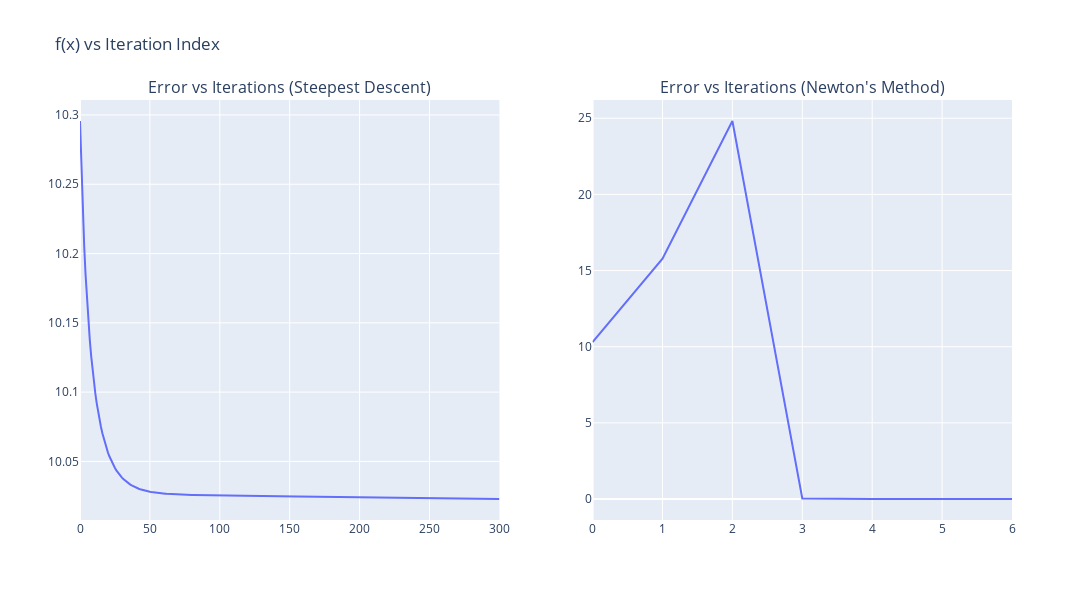

Notebook cell for this chart:
### Code cell
opt = np.array([1, 1])
sd_d = [np.linalg.norm(x - opt) for x in sd_path]
nm_d = [np.linalg.norm(x - opt) for x in nm_path]

fig_o = make_subplots(rows=1, cols=2, subplot_titles=("Error vs Iterations (Steepest Descent)", "Error vs Iterations (Newton's Method)"))
fig_o.add_trace(px.line(x=np.arange(len(sd_d)), y=sd_d).data[0], row=1, col=1)
fig_o.add_trace(px.line(x=np.arange(len(nm_d)), y=nm_d).data[0], row=1, col=2)
fig_o.update_layout(height=600, width=1200, title_text="f(x) vs Iteration Index")
fig_o.show()

### Figure 1 — Plotly figure (JSON) as saved in the notebook; plotly's stock layout.template omitted (floating-point values rounded to 4 significant figures; data arrays with more than 128 entries replaced by an {"elided": "..."} marker saying what was removed)
{"data": [{"hovertemplate": "x=%{x}<br>y=%{y}<extra></extra>", "legendgroup": "", "line": {"color": "#636efa", "dash": "solid"}, "marker": {"symbol": "circle"}, "mode": "lines", "name": "", "orientation": "v", "showlegend": false, "type": "scatter", "x": {"elided": "301 int values"}, "xaxis": "x", "y": {"elided": "301 float values"}, "yaxis": "y"}, {"hovertemplate": "x=%{x}<br>y=%{y}<extra></extra>", "legendgroup": "", "line": {"color": "#636efa", "dash": "solid"}, "marker": {"symbol": "circle"}, "mode": "lines", "name": "", "orientation": "v", "showlegend": false, "type": "scatter", "x": [0, 1, 2, 3, 4, 5, 6], "xaxis": "x2", "y": [10.3, 15.78, 24.82, 0.03832, 0.0002977, 5.253e-12, 0], "yaxis": "y2"}], "layout": {"annotations": [{"font": {"size": 16}, "showarrow": false, "text": "Error vs Iterations (Steepest Descent)", "x": 0.225, "xanchor": "center", "xref": "paper", "y": 1, "yanchor": "bottom", "yref": "paper"}, {"font": {"size": 16}, "showarrow": false, "text": "Error vs Iterations (Newton's Method)", "x": 0.775, "xanchor": "center", "xref": "paper", "y": 1, "yanchor": "bottom", "yref": "paper"}], "height": 600, "title": {"text": "f(x) vs Iteration Index"}, "width": 1200, "xaxis": {"anchor": "y", "domain": [0, 0.45]}, "xaxis2": {"anchor": "y2", "domain": [0.55, 1]}, "yaxis": {"anchor": "x", "domain": [0, 1]}, "yaxis2": {"anchor": "x2", "domain": [0, 1]}}}
